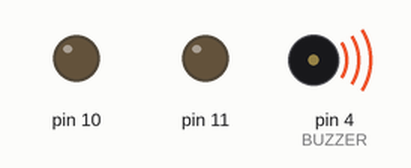
Simulated run of this sketch. Board: Arduino Uno, built with avr-gcc and run on an emulated ATmega328P. Parts: output pins drawn as LEDs (lit = HIGH), buzzer (waves = sounding). Pins used as bus, display or sensor lines are not drawn.

Above: at 0.3 s.
Timing chart, 0 to 4.1 s (numbered marks = the images above):
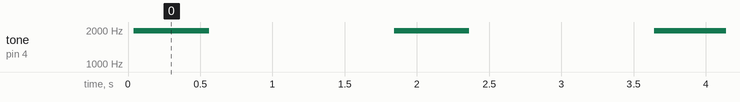

Measured:
- by itself, tone on pin 4 (BUZZER): alternates 1966 Hz for 0.52 s and silent for 1.3 s

The sketch:

buzzer_d4_test.ino
```cpp
// 부저 D4 확인용 (L298P 쉴드 온보드 부저 후보)
// 능동형/수동형 모두 들리도록: 0.5초 2kHz 사각파 → 0.3초 HIGH 유지 → 1초 쉼, 반복
#define BUZZER 4

void setup() {
  pinMode(BUZZER, OUTPUT);
  // 모터가 움직이지 않도록 L298P 모터 핀을 정지 상태로 둔다
  pinMode(10, OUTPUT); digitalWrite(10, LOW);
  pinMode(11, OUTPUT); digitalWrite(11, LOW);
}

void loop() {
  unsigned long t = millis();
  while (millis() - t < 500) {
    digitalWrite(BUZZER, HIGH); delayMicroseconds(250);
    digitalWrite(BUZZER, LOW);  delayMicroseconds(250);
  }
  digitalWrite(BUZZER, HIGH); delay(300);
  digitalWrite(BUZZER, LOW);  delay(1000);
}
```
